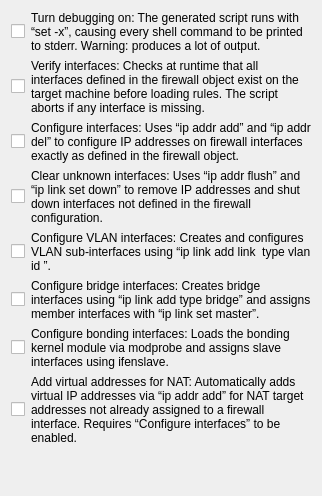
     <widget class="QWidget" name="tab4">
      <attribute name="title">
       <string>Script</string>
      </attribute>
      <layout class="QGridLayout" name="scriptTabLayout">
       <item row="1" column="0">
        <widget class="QCheckBox" name="iptDebug">
         <property name="text">
          <string />
         </property>
         <property name="sizePolicy">
          <sizepolicy hsizetype="Fixed" vsizetype="Fixed">
           <horstretch>0</horstretch>
           <verstretch>0</verstretch>
          </sizepolicy>
         </property>
        </widget>
       </item>
       <item row="1" column="1">
        <widget class="QLabel" name="iptDebug_label">
         <property name="text">
          <string>Turn debugging on: The generated script runs with “set -x”, causing every shell command to be printed to stderr. Warning: produces a lot of output.</string>
         </property>
         <property name="wordWrap">
          <bool>true</bool>
         </property>
         <property name="alignment">
          <set>Qt::AlignmentFlag::AlignLeading|Qt::AlignmentFlag::AlignLeft|Qt::AlignmentFlag::AlignTop</set>
         </property>
         <property name="buddy">
          <cstring>iptDebug</cstring>
         </property>
        </widget>
       </item>
       <item row="2" column="0">
        <widget class="QCheckBox" name="verifyInterfaces">
         <property name="text">
          <string />
         </property>
         <property name="sizePolicy">
          <sizepolicy hsizetype="Fixed" vsizetype="Fixed">
           <horstretch>0</horstretch>
           <verstretch>0</verstretch>
          </sizepolicy>
         </property>
        </widget>
       </item>
       <item row="2" column="1">
        <widget class="QLabel" name="verifyInterfaces_label">
         <property name="text">
          <string>Verify interfaces: Checks at runtime that all interfaces defined in the firewall object exist on the target machine before loading rules. The script aborts if any interface is missing.</string>
         </property>
         <property name="wordWrap">
          <bool>true</bool>
         </property>
         <property name="alignment">
          <set>Qt::AlignmentFlag::AlignLeading|Qt::AlignmentFlag::AlignLeft|Qt::AlignmentFlag::AlignTop</set>
         </property>
         <property name="buddy">
          <cstring>verifyInterfaces</cstring>
         </property>
        </widget>
       </item>
       <item row="3" column="0">
        <widget class="QCheckBox" name="configureInterfaces">
         <property name="text">
          <string />
         </property>
         <property name="sizePolicy">
          <sizepolicy hsizetype="Fixed" vsizetype="Fixed">
           <horstretch>0</horstretch>
           <verstretch>0</verstretch>
          </sizepolicy>
         </property>
        </widget>
       </item>
       <item row="3" column="1">
        <widget class="QLabel" name="configureInterfaces_label">
         <property name="text">
          <string>Configure interfaces: Uses “ip addr add” and “ip addr del” to configure IP addresses on firewall interfaces exactly as defined in the firewall object.</string>
         </property>
         <property name="wordWrap">
          <bool>true</bool>
         </property>
         <property name="alignment">
          <set>Qt::AlignmentFlag::AlignLeading|Qt::AlignmentFlag::AlignLeft|Qt::AlignmentFlag::AlignTop</set>
         </property>
         <property name="buddy">
          <cstring>configureInterfaces</cstring>
         </property>
        </widget>
       </item>
       <item row="4" column="0">
        <widget class="QCheckBox" name="clearUnknownInterfaces">
         <property name="text">
          <string />
         </property>
         <property name="sizePolicy">
          <sizepolicy hsizetype="Fixed" vsizetype="Fixed">
           <horstretch>0</horstretch>
           <verstretch>0</verstretch>
          </sizepolicy>
         </property>
        </widget>
       </item>
       <item row="4" column="1">
        <widget class="QLabel" name="clearUnknownInterfaces_label">
         <property name="text">
          <string>Clear unknown interfaces: Uses “ip addr flush” and “ip link set down” to remove IP addresses and shut down interfaces not defined in the firewall configuration.</string>
         </property>
         <property name="wordWrap">
          <bool>true</bool>
         </property>
         <property name="alignment">
          <set>Qt::AlignmentFlag::AlignLeading|Qt::AlignmentFlag::AlignLeft|Qt::AlignmentFlag::AlignTop</set>
         </property>
         <property name="buddy">
          <cstring>clearUnknownInterfaces</cstring>
         </property>
        </widget>
       </item>
       <item row="5" column="0">
        <widget class="QCheckBox" name="configure_vlan_interfaces">
         <property name="text">
          <string />
         </property>
         <property name="sizePolicy">
          <sizepolicy hsizetype="Fixed" vsizetype="Fixed">
           <horstretch>0</horstretch>
           <verstretch>0</verstretch>
          </sizepolicy>
         </property>
        </widget>
       </item>
       <item row="5" column="1">
        <widget class="QLabel" name="configure_vlan_interfaces_label">
         <property name="text">
          <string>Configure VLAN interfaces: Creates and configures VLAN sub-interfaces using “ip link add link &lt;parent&gt; type vlan id &lt;id&gt;”.</string>
         </property>
         <property name="wordWrap">
          <bool>true</bool>
         </property>
         <property name="alignment">
          <set>Qt::AlignmentFlag::AlignLeading|Qt::AlignmentFlag::AlignLeft|Qt::AlignmentFlag::AlignTop</set>
         </property>
         <property name="buddy">
          <cstring>configure_vlan_interfaces</cstring>
         </property>
        </widget>
       </item>
       <item row="6" column="0">
        <widget class="QCheckBox" name="configure_bridge_interfaces">
         <property name="text">
          <string />
         </property>
         <property name="sizePolicy">
          <sizepolicy hsizetype="Fixed" vsizetype="Fixed">
           <horstretch>0</horstretch>
           <verstretch>0</verstretch>
          </sizepolicy>
         </property>
        </widget>
       </item>
       <item row="6" column="1">
        <widget class="QLabel" name="configure_bridge_interfaces_label">
         <property name="text">
          <string>Configure bridge interfaces: Creates bridge interfaces using “ip link add type bridge” and assigns member interfaces with “ip link set master”.</string>
         </property>
         <property name="wordWrap">
          <bool>true</bool>
         </property>
         <property name="alignment">
          <set>Qt::AlignmentFlag::AlignLeading|Qt::AlignmentFlag::AlignLeft|Qt::AlignmentFlag::AlignTop</set>
         </property>
         <property name="buddy">
          <cstring>configure_bridge_interfaces</cstring>
         </property>
        </widget>
       </item>
       <item row="7" column="0">
        <widget class="QCheckBox" name="configure_bonding_interfaces">
         <property name="text">
          <string />
         </property>
         <property name="sizePolicy">
          <sizepolicy hsizetype="Fixed" vsizetype="Fixed">
           <horstretch>0</horstretch>
           <verstretch>0</verstretch>
          </sizepolicy>
         </property>
        </widget>
       </item>
       <item row="7" column="1">
        <widget class="QLabel" name="configure_bonding_interfaces_label">
         <property name="text">
          <string>Configure bonding interfaces: Loads the bonding kernel module via modprobe and assigns slave interfaces using ifenslave.</string>
         </property>
         <property name="wordWrap">
          <bool>true</bool>
         </property>
         <property name="alignment">
          <set>Qt::AlignmentFlag::AlignLeading|Qt::AlignmentFlag::AlignLeft|Qt::AlignmentFlag::AlignTop</set>
         </property>
         <property name="buddy">
          <cstring>configure_bonding_interfaces</cstring>
         </property>
        </widget>
       </item>
       <item row="8" column="0">
        <widget class="QCheckBox" name="addVirtualsforNAT">
         <property name="text">
          <string />
         </property>
         <property name="sizePolicy">
          <sizepolicy hsizetype="Fixed" vsizetype="Fixed">
           <horstretch>0</horstretch>
           <verstretch>0</verstretch>
          </sizepolicy>
         </property>
        </widget>
       </item>
       <item row="8" column="1">
        <widget class="QLabel" name="addVirtualsforNAT_label">
         <property name="text">
          <string>Add virtual addresses for NAT: Automatically adds virtual IP addresses via “ip addr add” for NAT target addresses not already assigned to a firewall interface. Requires “Configure interfaces” to be enabled.</string>
         </property>
         <property name="wordWrap">
          <bool>true</bool>
         </property>
         <property name="alignment">
          <set>Qt::AlignmentFlag::AlignLeading|Qt::AlignmentFlag::AlignLeft|Qt::AlignmentFlag::AlignTop</set>
         </property>
         <property name="buddy">
          <cstring>addVirtualsforNAT</cstring>
         </property>
        </widget>
       </item>
       <item row="10" column="0" colspan="2">
        <spacer name="scriptTabSpacer">
         <property name="orientation">
          <enum>Qt::Orientation::Vertical</enum>
         </property>
         <property name="sizeHint" stdset="0">
          <size>
           <width>20</width>
           <height>40</height>
          </size>
         </property>
        </spacer>
       </item>
      </layout>
     </widget>
